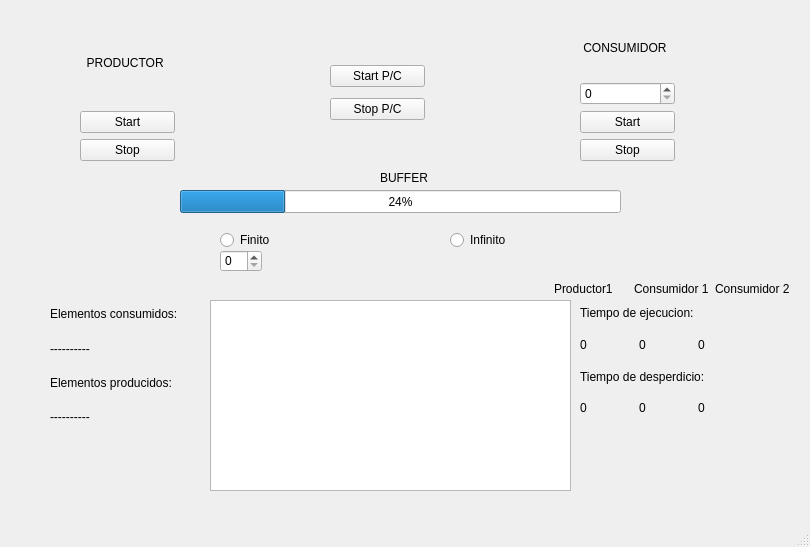
<?xml version="1.0" encoding="UTF-8"?>
<ui version="4.0">
 <class>MainWindow</class>
 <widget class="QMainWindow" name="MainWindow">
  <property name="geometry">
   <rect>
    <x>0</x>
    <y>0</y>
    <width>810</width>
    <height>547</height>
   </rect>
  </property>
  <property name="windowTitle">
   <string>MainWindow</string>
  </property>
  <widget class="QWidget" name="centralwidget">
   <widget class="QRadioButton" name="infinito">
    <property name="geometry">
     <rect>
      <x>450</x>
      <y>230</y>
      <width>95</width>
      <height>20</height>
     </rect>
    </property>
    <property name="text">
     <string>Infinito</string>
    </property>
   </widget>
   <widget class="QRadioButton" name="radioButton_4">
    <property name="geometry">
     <rect>
      <x>220</x>
      <y>230</y>
      <width>95</width>
      <height>20</height>
     </rect>
    </property>
    <property name="text">
     <string>Finito</string>
    </property>
   </widget>
   <widget class="QProgressBar" name="progressBar">
    <property name="geometry">
     <rect>
      <x>180</x>
      <y>190</y>
      <width>441</width>
      <height>23</height>
     </rect>
    </property>
    <property name="value">
     <number>24</number>
    </property>
   </widget>
   <widget class="QLabel" name="label_3">
    <property name="geometry">
     <rect>
      <x>380</x>
      <y>170</y>
      <width>51</width>
      <height>16</height>
     </rect>
    </property>
    <property name="text">
     <string>BUFFER</string>
    </property>
   </widget>
   <widget class="QListWidget" name="listevent">
    <property name="geometry">
     <rect>
      <x>210</x>
      <y>300</y>
      <width>361</width>
      <height>191</height>
     </rect>
    </property>
   </widget>
   <widget class="QSpinBox" name="box">
    <property name="geometry">
     <rect>
      <x>220</x>
      <y>250</y>
      <width>42</width>
      <height>22</height>
     </rect>
    </property>
   </widget>
   <widget class="QWidget" name="layoutWidget">
    <property name="geometry">
     <rect>
      <x>80</x>
      <y>20</y>
      <width>95</width>
      <height>141</height>
     </rect>
    </property>
    <layout class="QVBoxLayout" name="verticalLayout">
     <item>
      <widget class="QLabel" name="label">
       <property name="text">
        <string>  PRODUCTOR</string>
       </property>
      </widget>
     </item>
     <item>
      <widget class="QPushButton" name="startpr">
       <property name="text">
        <string>Start</string>
       </property>
      </widget>
     </item>
     <item>
      <widget class="QPushButton" name="stoppr">
       <property name="text">
        <string>Stop</string>
       </property>
      </widget>
     </item>
    </layout>
   </widget>
   <widget class="QWidget" name="layoutWidget">
    <property name="geometry">
     <rect>
      <x>580</x>
      <y>20</y>
      <width>95</width>
      <height>141</height>
     </rect>
    </property>
    <layout class="QVBoxLayout" name="verticalLayout_2">
     <item>
      <widget class="QLabel" name="label_2">
       <property name="text">
        <string> CONSUMIDOR</string>
       </property>
      </widget>
     </item>
     <item>
      <widget class="QSpinBox" name="cant_con"/>
     </item>
     <item>
      <widget class="QPushButton" name="startcon">
       <property name="text">
        <string>Start</string>
       </property>
      </widget>
     </item>
     <item>
      <widget class="QPushButton" name="stopcon">
       <property name="text">
        <string>Stop</string>
       </property>
      </widget>
     </item>
    </layout>
   </widget>
   <widget class="QWidget" name="layoutWidget">
    <property name="geometry">
     <rect>
      <x>50</x>
      <y>300</y>
      <width>151</width>
      <height>131</height>
     </rect>
    </property>
    <layout class="QVBoxLayout" name="verticalLayout_3">
     <item>
      <widget class="QLabel" name="label_4">
       <property name="text">
        <string>Elementos consumidos:</string>
       </property>
      </widget>
     </item>
     <item>
      <widget class="QLabel" name="consumidos">
       <property name="text">
        <string>----------</string>
       </property>
      </widget>
     </item>
     <item>
      <widget class="QLabel" name="label_5">
       <property name="text">
        <string>Elementos producidos:</string>
       </property>
      </widget>
     </item>
     <item>
      <widget class="QLabel" name="producidos">
       <property name="text">
        <string>----------</string>
       </property>
      </widget>
     </item>
    </layout>
   </widget>
   <widget class="QWidget" name="layoutWidget">
    <property name="geometry">
     <rect>
      <x>330</x>
      <y>60</y>
      <width>95</width>
      <height>65</height>
     </rect>
    </property>
    <layout class="QVBoxLayout" name="verticalLayout_5">
     <item>
      <widget class="QPushButton" name="pushButton">
       <property name="text">
        <string>Start P/C</string>
       </property>
      </widget>
     </item>
     <item>
      <widget class="QPushButton" name="pushButton_2">
       <property name="text">
        <string>Stop P/C</string>
       </property>
      </widget>
     </item>
    </layout>
   </widget>
   <widget class="QWidget" name="">
    <property name="geometry">
     <rect>
      <x>580</x>
      <y>300</y>
      <width>171</width>
      <height>121</height>
     </rect>
    </property>
    <layout class="QVBoxLayout" name="verticalLayout_4">
     <item>
      <widget class="QLabel" name="label_8">
       <property name="text">
        <string>Tiempo de ejecucion: </string>
       </property>
      </widget>
     </item>
     <item>
      <layout class="QHBoxLayout" name="horizontalLayout">
       <item>
        <widget class="QLabel" name="ejecucion_p">
         <property name="text">
          <string>0</string>
         </property>
        </widget>
       </item>
       <item>
        <widget class="QLabel" name="ejecucion_c1">
         <property name="text">
          <string>0</string>
         </property>
        </widget>
       </item>
       <item>
        <widget class="QLabel" name="ejecucion_c2">
         <property name="text">
          <string>0</string>
         </property>
        </widget>
       </item>
      </layout>
     </item>
     <item>
      <widget class="QLabel" name="label_10">
       <property name="text">
        <string>Tiempo de desperdicio:</string>
       </property>
      </widget>
     </item>
     <item>
      <layout class="QHBoxLayout" name="horizontalLayout_2">
       <item>
        <widget class="QLabel" name="desperdicio_p">
         <property name="text">
          <string>0</string>
         </property>
        </widget>
       </item>
       <item>
        <widget class="QLabel" name="desperdicio_c1">
         <property name="text">
          <string>0</string>
         </property>
        </widget>
       </item>
       <item>
        <widget class="QLabel" name="desperdicio_c2">
         <property name="text">
          <string>0</string>
         </property>
        </widget>
       </item>
      </layout>
     </item>
    </layout>
   </widget>
   <widget class="QWidget" name="">
    <property name="geometry">
     <rect>
      <x>554</x>
      <y>280</y>
      <width>236</width>
      <height>18</height>
     </rect>
    </property>
    <layout class="QHBoxLayout" name="horizontalLayout_3">
     <item>
      <widget class="QLabel" name="label_6">
       <property name="text">
        <string>Productor1</string>
       </property>
      </widget>
     </item>
     <item>
      <widget class="QLabel" name="label_7">
       <property name="text">
        <string>Consumidor 1</string>
       </property>
      </widget>
     </item>
     <item>
      <widget class="QLabel" name="label_9">
       <property name="text">
        <string>Consumidor 2</string>
       </property>
      </widget>
     </item>
    </layout>
   </widget>
  </widget>
  <widget class="QMenuBar" name="menubar">
   <property name="geometry">
    <rect>
     <x>0</x>
     <y>0</y>
     <width>810</width>
     <height>26</height>
    </rect>
   </property>
  </widget>
  <widget class="QStatusBar" name="statusbar"/>
 </widget>
 <resources/>
 <connections/>
</ui>
